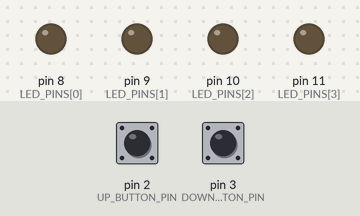
This sketch was run on a simulated Arduino Uno, built with avr-gcc and run on an emulated ATmega328P. Parts: output pins drawn as LEDs (lit = HIGH). The test bench sets the inputs (shaded band); at power-on: pin 2 (UP_BUTTON_PIN) HIGH, pin 3 (DOWN_BUTTON_PIN) HIGH. What the sketch prints to the serial monitor is not drawn.

Above: at 1.3 s.
1.4 s: pin 2 (UP_BUTTON_PIN) pulled LOW for 0.15 s
At 2.2 s:
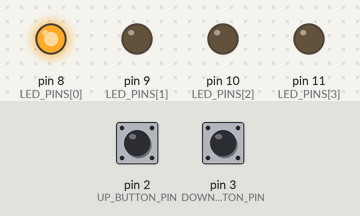
3.0 s: pin 2 (UP_BUTTON_PIN) pulled LOW for 1 s
At 3.4 s:
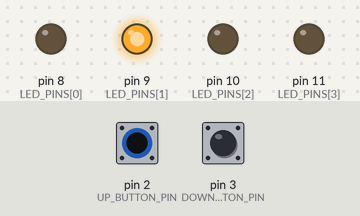
5.5 s: pin 2 (UP_BUTTON_PIN) pulled LOW for 0.15 s
At 6.5 s:
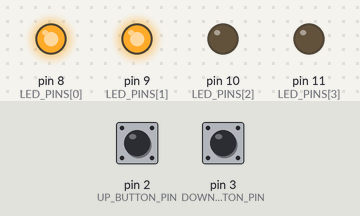
7.1 s: pin 2 (UP_BUTTON_PIN) pulled LOW for 3.2 s
At 7.8 s:
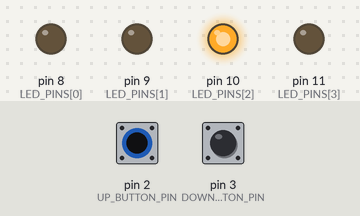
11.8 s: pin 2 (UP_BUTTON_PIN) pulled LOW for 0.15 s
At 12.5 s:
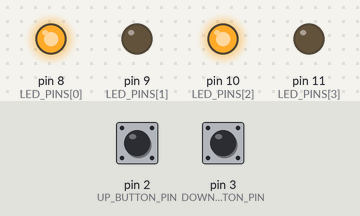
13.4 s: pin 2 (UP_BUTTON_PIN) pulled LOW for 1 s
At 13.7 s:
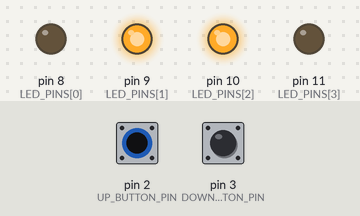
Timing chart, 0 to 16.4 s (numbered marks = the images above; inputs shaded):
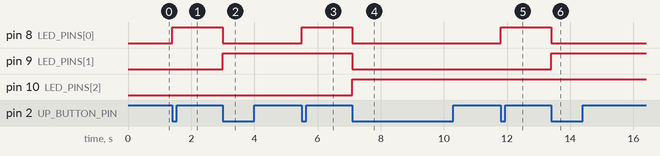

Measured:
- after the input at 1.4 s, pin 8 (LED_PINS[0]): LOW → HIGH at once
- after the input at 3.0 s, pin 8 (LED_PINS[0]): HIGH → LOW at once; pin 9 (LED_PINS[1]): LOW → HIGH at once
- after the input at 5.5 s, pin 8 (LED_PINS[0]): LOW → HIGH at once
- after the input at 7.1 s, pin 8 (LED_PINS[0]), pin 9 (LED_PINS[1]): HIGH → LOW at once; pin 10 (LED_PINS[2]): LOW → HIGH at once
- after the input at 11.8 s, pin 8 (LED_PINS[0]): LOW → HIGH at once
- after the input at 13.4 s, pin 8 (LED_PINS[0]): HIGH → LOW at once; pin 9 (LED_PINS[1]): LOW → HIGH at once

The sketch:

digital_counter.ino
```cpp
/*
  IoT Student Lab
  Project 16: Digital Counter
  Platform: Arduino Uno
  Concept: State Variables + Button Events + Binary Output
*/

const int UP_BUTTON_PIN = 2;
const int DOWN_BUTTON_PIN = 3;

const int LED_COUNT = 4;
const int LED_PINS[LED_COUNT] = {8, 9, 10, 11};

const int MIN_COUNT = 0;
const int MAX_COUNT = 15;

const unsigned long DEBOUNCE_DELAY = 50;

int counter = 0;

bool lastUpButtonState = HIGH;
bool lastDownButtonState = HIGH;

void setup() {
  pinMode(UP_BUTTON_PIN, INPUT_PULLUP);
  pinMode(DOWN_BUTTON_PIN, INPUT_PULLUP);

  for (int i = 0; i < LED_COUNT; i++) {
    pinMode(LED_PINS[i], OUTPUT);
  }

  displayCount(counter);

  Serial.begin(9600);

  Serial.println("================================");
  Serial.println("   IoT Student Lab");
  Serial.println("   Project 16: Digital Counter");
  Serial.println("================================");
  Serial.println("UP button   → increase");
  Serial.println("DOWN button → decrease");
}

void loop() {
  bool currentUpButtonState = digitalRead(UP_BUTTON_PIN);
  bool currentDownButtonState = digitalRead(DOWN_BUTTON_PIN);

  // Detect UP button press.
  if (lastUpButtonState == HIGH && currentUpButtonState == LOW) {
    counter++;

    if (counter > MAX_COUNT) {
      counter = MAX_COUNT;
    }

    displayCount(counter);

    Serial.print("Counter: ");
    Serial.println(counter);

    delay(DEBOUNCE_DELAY);
  }

  // Detect DOWN button press.
  if (lastDownButtonState == HIGH && currentDownButtonState == LOW) {
    counter--;

    if (counter < MIN_COUNT) {
      counter = MIN_COUNT;
    }

    displayCount(counter);

    Serial.print("Counter: ");
    Serial.println(counter);

    delay(DEBOUNCE_DELAY);
  }

  lastUpButtonState = currentUpButtonState;
  lastDownButtonState = currentDownButtonState;
}

void displayCount(int value) {
  for (int i = 0; i < LED_COUNT; i++) {
    int bitValue = bitRead(value, i);
    digitalWrite(LED_PINS[i], bitValue);
  }
}
```
